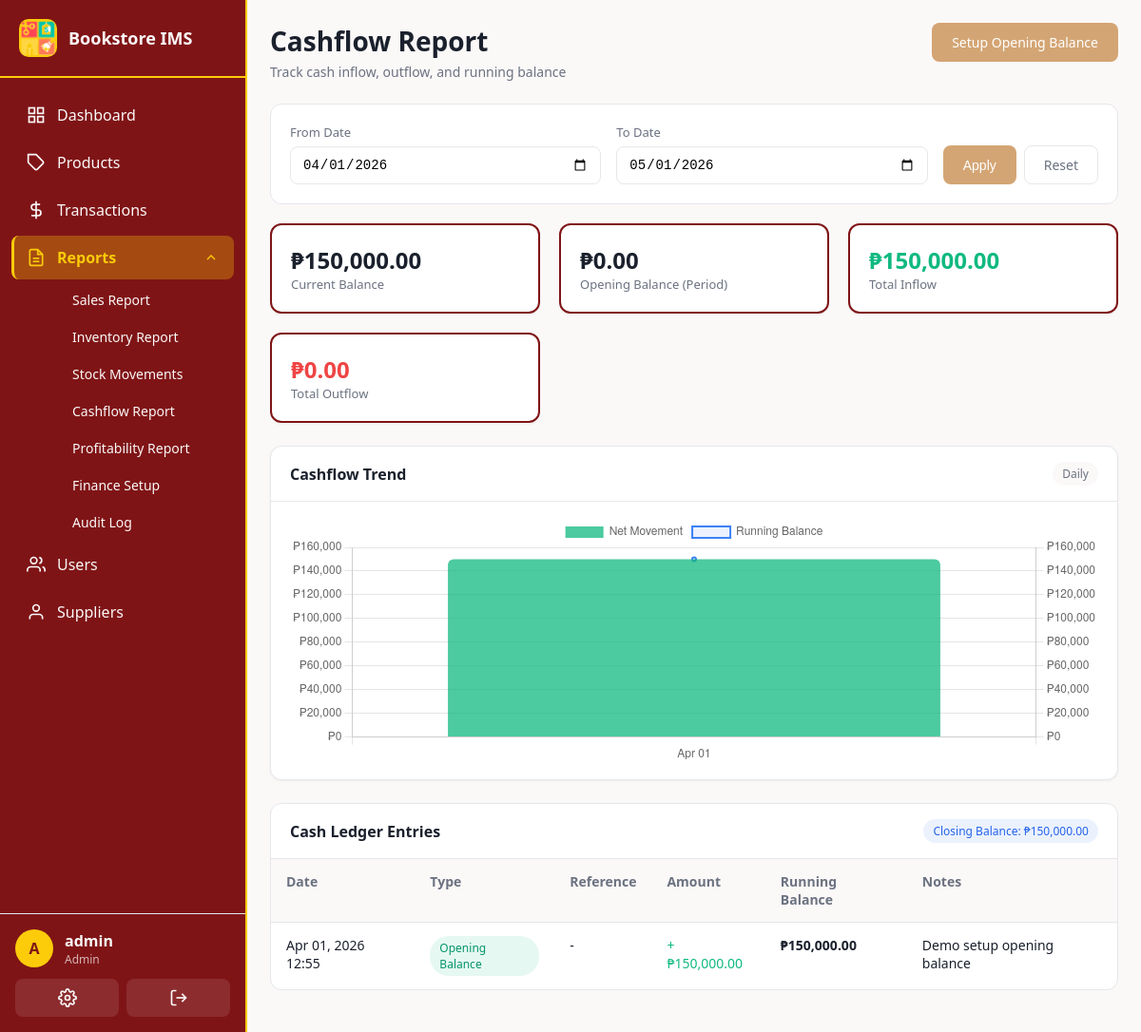
Before: /reports/cashflow (signed in) with the older database file.
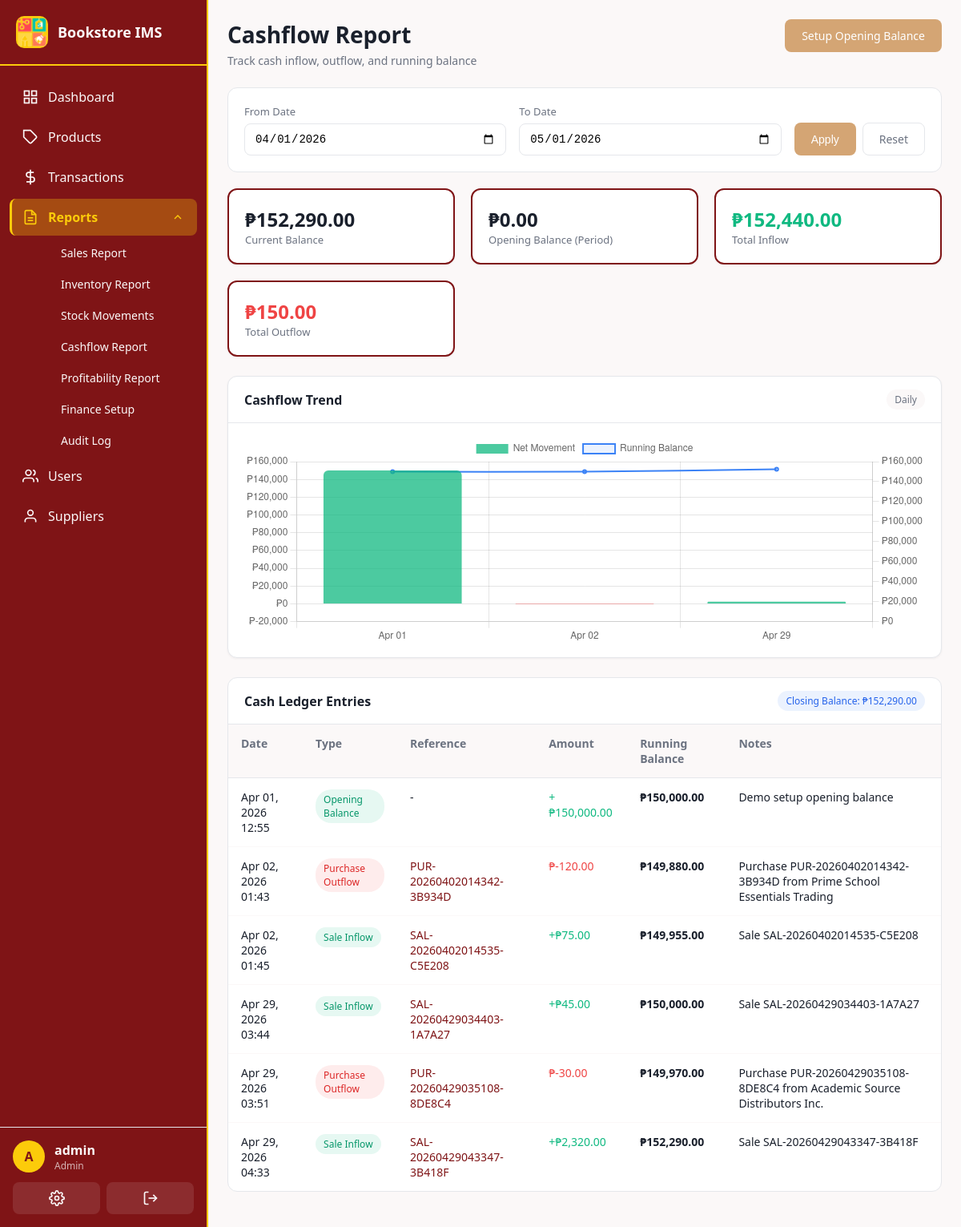
After: the same page with the newer database file.
### app/models.py (models this page shows, shortened)
class CashLedger(db.Model):
    __tablename__ = 'cash_ledger'
    id = db.Column(db.Integer, primary_key=True)
    entry_type = db.Column(db.String(30), nullable=False)  # opening_balance, sale_inflow, purchase_outflow, adjustment
    amount = db.Column(db.Float, nullable=False)  # Positive=inflow, Negative=outflow
    running_balance = db.Column(db.Float, nullable=False)
    transaction_id = db.Column(db.Integer, db.ForeignKey('transactions.id'))
    user_id = db.Column(db.Integer, db.ForeignKey('users.id'))
    notes = db.Column(db.Text)
    created_at = db.Column(db.DateTime, default=utc_now)

class Transaction(db.Model):
    __tablename__ = 'transactions'
    id = db.Column(db.Integer, primary_key=True)
    transaction_type = db.Column(db.String(20), nullable=False)  # 'sale' or 'purchase'
    reference_number = db.Column(db.String(50), unique=True, nullable=False)
    user_id = db.Column(db.Integer, db.ForeignKey('users.id'), nullable=False)
    subtotal = db.Column(db.Float, nullable=False, default=0.0)
    tax = db.Column(db.Float, nullable=False, default=0.0)
    discount = db.Column(db.Float, nullable=False, default=0.0)
    total = db.Column(db.Float, nullable=False, default=0.0)
    supplier_id = db.Column(db.Integer, db.ForeignKey('suppliers.id'), nullable=True)
    customer_name = db.Column(db.String(200))
    notes = db.Column(db.Text)
    created_at = db.Column(db.DateTime, default=utc_now)
    items = db.relationship('TransactionItem', backref='transaction', lazy='dynamic', cascade='all, delete-orphan')
    cash_entries = db.relationship('CashLedger', backref='transaction', lazy='dynamic')

### app/routes/reports.py (the view)
@reports_bp.route('/cashflow')
@login_required
def cashflow_report():
    date_from, date_to, start_date, end_date = _parse_date_range()
    entries = CashLedger.query.filter(
        CashLedger.created_at >= start_date,
        CashLedger.created_at <= end_date,
    ).order_by(CashLedger.created_at.asc(), CashLedger.id.asc()).all()
    previous_entry = CashLedger.query.filter(
        CashLedger.created_at < start_date,
    ).order_by(CashLedger.created_at.desc(), CashLedger.id.desc()).first()
    opening_balance = previous_entry.running_balance if previous_entry else 0.0
    inflow = sum(entry.amount for entry in entries if entry.amount > 0)
    outflow = abs(sum(entry.amount for entry in entries if entry.amount < 0))
    closing_balance = opening_balance + inflow - outflow
    latest_entry = CashLedger.query.order_by(CashLedger.id.desc()).first()
    current_balance = latest_entry.running_balance if latest_entry else 0.0
    cashflow_daily = {}
    for entry in entries:
        day_key = entry.created_at.date().isoformat()
        if day_key not in cashflow_daily:
            cashflow_daily[day_key] = {
                'label': entry.created_at.strftime('%b %d'),
                'net': 0.0,
                'running_balance': float(entry.running_balance),
            }
        cashflow_daily[day_key]['net'] += float(entry.amount)
        cashflow_daily[day_key]['running_balance'] = float(entry.running_balance)
    cashflow_chart_labels = [day_data['label'] for day_data in cashflow_daily.values()]
    cashflow_chart_net = [round(day_data['net'], 2) for day_data in cashflow_daily.values()]
    cashflow_chart_balance = [round(day_data['running_balance'], 2) for day_data in cashflow_daily.values()]
    return render_template(
        'reports/cashflow.html',
        entries=entries,
        date_from=date_from,
        date_to=date_to,
        opening_balance=opening_balance,
        inflow=inflow,
        outflow=outflow,
        closing_balance=closing_balance,
        current_balance=current_balance,
        cashflow_chart_labels=cashflow_chart_labels,
        cashflow_chart_net=cashflow_chart_net,
        cashflow_chart_balance=cashflow_chart_balance,
    )

### app/__init__.py (called while the page is built)
@login_manager.user_loader
def load_user(user_id):
    return db.session.get(User, int(user_id))

### app/models.py (called while the page is built)
    def is_admin(self):
        return self.role == Role.ADMIN

### app/routes/reports.py (called while the page is built)
def _parse_date_range(default_days=30):
    date_from = request.args.get('date_from')
    date_to = request.args.get('date_to')
    if not date_from:
        date_from = (datetime.now(UTC) - timedelta(days=default_days)).strftime('%Y-%m-%d')
    if not date_to:
        date_to = datetime.now(UTC).strftime('%Y-%m-%d')
    try:
        start_date = datetime.strptime(date_from, '%Y-%m-%d')
        end_date = datetime.strptime(date_to, '%Y-%m-%d')
        end_date = datetime.combine(end_date.date(), datetime.max.time())
    except ValueError:
        start_date = datetime.now(UTC) - timedelta(days=default_days)
        end_date = datetime.now(UTC)
        date_from = start_date.strftime('%Y-%m-%d')
        date_to = end_date.strftime('%Y-%m-%d')
    return date_from, date_to, start_date, end_date

### app/templates/reports/cashflow.html (shortened to what the changed rows need)
{% extends "base.html" %}
{% block content %}
<div class="page-header">
  <div class="page-header-left">
    <h1>Cashflow Report</h1>
  </div>
</div>
<div class="stats-grid">
  <div class="stat-card">
    <div class="stat-details">
      <span class="stat-value">₱{{ "{:,.2f}".format(current_balance) }}</span>
      <span class="stat-label">Current Balance</span>
    </div>
  </div>
  <div class="stat-card">
    <div class="stat-details">
      <span class="stat-value text-success">₱{{ "{:,.2f}".format(inflow) }}</span>
      <span class="stat-label">Total Inflow</span>
    </div>
  </div>
  <div class="stat-card">
    <div class="stat-details">
      <span class="stat-value text-danger">₱{{ "{:,.2f}".format(outflow) }}</span>
      <span class="stat-label">Total Outflow</span>
    </div>
  </div>
</div>
<div class="analytics-grid">
  <div class="analytics-card">
    <div class="analytics-card-body">
      {% if cashflow_chart_labels %}
      <div class="chart-canvas-wrap">
        <canvas id="cashflowTrendChart"></canvas>
      </div>
      {% else %}
      <p class="empty-message">No cashflow trend data available for this range.</p>
      {% endif %}
    </div>
  </div>
</div>
<div class="table-card">
  <div class="card-header">
    <h3>Cash Ledger Entries</h3>
    <span class="badge badge-info">Closing Balance: ₱{{ "{:,.2f}".format(closing_balance) }}</span>
  </div>
  {% if entries %}
  <table class="data-table priority-table">
    <thead>
      <tr>
        <th class="priority-col-1">Date</th>
        <th class="priority-col-1">Type</th>
        <th class="priority-col-3">Reference</th>
        <th class="priority-col-1">Amount</th>
        <th class="priority-col-2">Running Balance</th>
        <th class="priority-col-3">Notes</th>
      </tr>
    </thead>
    <tbody>
      {% for entry in entries %}
      <tr>
        <td class="priority-col-1">{{ entry.created_at.strftime('%b %d, %Y %H:%M') }}</td>
        <td class="priority-col-1">
          <span class="badge badge-{{ 'success' if entry.amount > 0 else 'danger' if entry.amount < 0 else 'secondary' }}">
            {{ entry.entry_type.replace('_', ' ').title() }}
          </span>
        </td>
        <td class="priority-col-3">
          {% if entry.transaction %}
            <a href="{{ url_for('transactions.view_transaction', id=entry.transaction.id) }}">{{ entry.transaction.reference_number }}</a>
          {% else %}
            -
          {% endif %}
        </td>
        <td class="priority-col-1 {{ 'text-success' if entry.amount > 0 else 'text-danger' if entry.amount < 0 else '' }}">
          {{ '+' if entry.amount > 0 else '' }}₱{{ "{:,.2f}".format(entry.amount) }}
        </td>
        <td class="priority-col-2"><strong>₱{{ "{:,.2f}".format(entry.running_balance) }}</strong></td>
        <td class="priority-col-3">{{ entry.notes or '-' }}</td>
      </tr>
      {% endfor %}
    </tbody>
  </table>
  {% else %}
  <div class="empty-state">
    <p>No cash ledger entries found for this range.</p>
  </div>
  {% endif %}
</div>
{% endblock %}
{% block scripts %}
<script>
(function initCashflowCharts() {
  if (!window.Chart) {
    return;
  }
  const labels = {{ cashflow_chart_labels | tojson }};
  const netValues = {{ cashflow_chart_net | tojson }};
  const balanceValues = {{ cashflow_chart_balance | tojson }};
  const chartCanvas = document.getElementById('cashflowTrendChart');
  if (!chartCanvas || labels.length === 0) {
    return;
  }
  new Chart(chartCanvas, {
    data: {
      labels: labels,
      datasets: [
        {
          type: 'bar',
          label: 'Net Movement',
          data: netValues,
          backgroundColor: netValues.map((value) => value >= 0 ? 'rgba(16, 185, 129, 0.75)' : 'rgba(239, 68, 68, 0.75)'),
          borderRadius: 6,
          yAxisID: 'y'
        },
        {
          type: 'line',
          label: 'Running Balance',
          data: balanceValues,
          borderColor: '#3b82f6',
          backgroundColor: 'rgba(59, 130, 246, 0.1)',
          borderWidth: 2,
          tension: 0.3,
          pointRadius: 2,
          yAxisID: 'y1'
        }
      ]
    },
    options: {
      responsive: true,
      maintainAspectRatio: false,
      plugins: {
        tooltip: {
          callbacks: {
            label: function(context) {
              return context.dataset.label + ': ₱' + Number(context.parsed.y || 0).toLocaleString('en-PH', { minimumFractionDigits: 2, maximumFractionDigits: 2 });
            }
          }
        }
      },
      scales: {
        y: {
          beginAtZero: true,
          position: 'left',
          ticks: {
            callback: function(value) {
              return '₱' + Number(value).toLocaleString('en-PH');
            }
          }
        },
        y1: {
          beginAtZero: true,
          position: 'right',
          grid: {
            drawOnChartArea: false
          },
          ticks: {
            callback: function(value) {
              return '₱' + Number(value).toLocaleString('en-PH');
            }
          }
        }
      }
    }
  });
})();
</script>
{% endblock %}

Changed rows visible on the page:
added CashLedger: running_balance "152,290.00", created_at "Apr 29, 2026 04:33", entry_type.replace "Sale Inflow", transaction.reference_number "SAL-20260429043347-3B418F", amount "+", amount "2,320.00", notes "Sale SAL-20260429043347-3B418F"
added CashLedger: created_at "Apr 02, 2026 01:43", entry_type.replace "Purchase Outflow", transaction.reference_number "PUR-20260402014342-3B934D", amount "-120.00", running_balance "149,880.00", notes "Purchase PUR-20260402014342-3B934D from Prime School Essentials Trading"
added CashLedger: created_at "Apr 02, 2026 01:45", entry_type.replace "Sale Inflow", transaction.reference_number "SAL-20260402014535-C5E208", amount "+", amount "75.00", running_balance "149,955.00", notes "Sale SAL-20260402014535-C5E208"
added CashLedger: created_at "Apr 29, 2026 03:44", entry_type.replace "Sale Inflow", transaction.reference_number "SAL-20260429034403-1A7A27", amount "+", amount "45.00", running_balance "150,000.00", notes "Sale SAL-20260429034403-1A7A27"
added CashLedger: created_at "Apr 29, 2026 03:51", entry_type.replace "Purchase Outflow", transaction.reference_number "PUR-20260429035108-8DE8C4", amount "-30.00", running_balance "149,970.00", notes "Purchase PUR-20260429035108-8DE8C4 from Academic Source Distributors Inc."
Other visible differences:
{{ "{:,.2f}".format(inflow) }}: "150,000.00" → "152,440.00"
{{ "{:,.2f}".format(outflow) }}: "0.00" → "150.00"
chart data {{ cashflow_chart_net | tojson }}: [150000.0] → [150000.0, -45.0, 2335.0]
chart data {{ cashflow_chart_balance | tojson }}: [150000.0] → [150000.0, 149955.0, 152290.0]
{{ "{:,.2f}".format(closing_balance) }}: "150,000.00" → "152,290.00"
{{ "{:,.2f}".format(current_balance) }}: "150,000.00" → "152,290.00"
